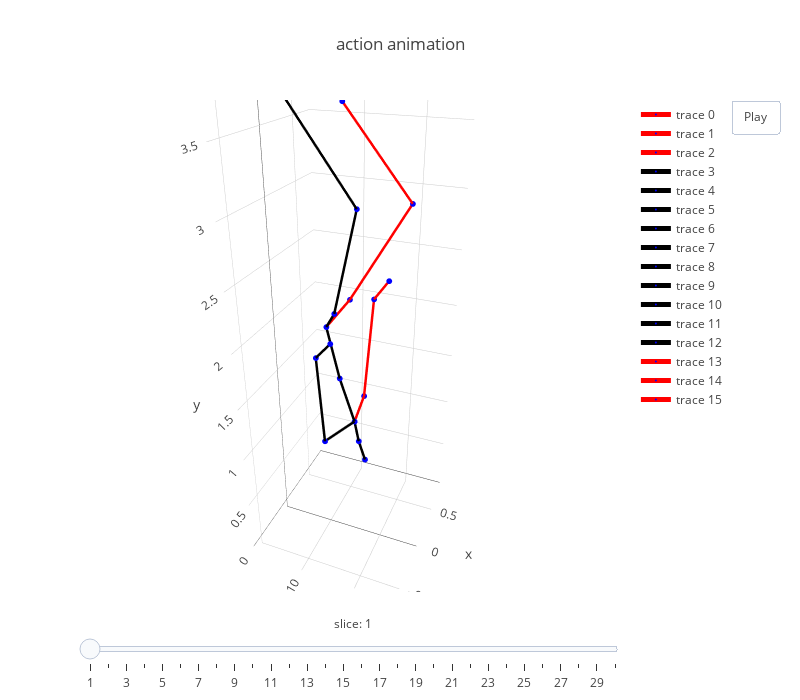

Notebook code cell kept with this figure:
### Code cell
obj_pts = pred_3d_world.reshape(-1, 3)
xmin = obj_pts[:,0].min(); xmax = obj_pts[:,0].max()
ymin = obj_pts[:,1].min(); ymax = obj_pts[:,1].max()
zmin = obj_pts[:,2].min(); zmax = obj_pts[:,2].max()

frames, layout = generate_frames_layout(pred_3d_world[::20], 
                                        dataset.skeleton(), 
                                        human36m_kpts_name, 
                                        x_range = [xmin, xmax], 
                                        y_range = [ymin, ymax], 
                                        z_range = [zmin, zmax])

fig = dict(data=get_line_3d_segs(pred_3d_world, 0, dataset.skeleton(), human36m_kpts_name), 
           layout=layout, frames=frames)
plotly.offline.iplot(fig)

### Figure 1 — Plotly figure (JSON) as saved in the notebook; plotly's stock layout.template omitted (floating-point values rounded to 4 significant figures)
{"data": [{"line": {"color": "red", "width": 5}, "marker": {"color": "blue", "size": 2}, "text": ["RHip"], "type": "scatter3d", "uid": "2606fd90-7bb5-410a-85b3-7b09e89a414b", "x": [0.1699, -0.002742], "y": [2.198, 2.012], "z": [10.13, 10.0]}, {"line": {"color": "red", "width": 5}, "marker": {"color": "blue", "size": 2}, "text": ["RKnee"], "type": "scatter3d", "uid": "fcee5d27-8569-45a6-be5d-7d72c6a72412", "x": [0.2152, 0.1699], "y": [3.006, 2.198], "z": [10.59, 10.13]}, {"line": {"color": "red", "width": 5}, "marker": {"color": "blue", "size": 2}, "text": ["RAnkle"], "type": "scatter3d", "uid": "b7f459a1-e0f4-4ac0-b87d-c063ec53dbe9", "x": [0.1902, 0.2152], "y": [3.66, 3.006], "z": [10.07, 10.59]}, {"line": {"color": "black", "width": 5}, "marker": {"color": "blue", "size": 2}, "text": ["LHip"], "type": "scatter3d", "uid": "b5055fc6-4ce6-4040-a52c-bff4cb609344", "x": [-0.1301, -0.002742], "y": [2.211, 2.012], "z": [10.13, 10.0]}, {"line": {"color": "black", "width": 5}, "marker": {"color": "blue", "size": 2}, "text": ["LKnee"], "type": "scatter3d", "uid": "87fc433a-6b89-4c40-9c50-108fdff8faf1", "x": [-0.1001, -0.1301], "y": [3.022, 2.211], "z": [10.29, 10.13]}, {"line": {"color": "black", "width": 5}, "marker": {"color": "blue", "size": 2}, "text": ["LAnkle"], "type": "scatter3d", "uid": "dac60e28-b50e-40dc-a59c-763130610fba", "x": [-0.04257, -0.1001], "y": [3.7, 3.022], "z": [9.751, 10.29]}, {"line": {"color": "black", "width": 5}, "marker": {"color": "blue", "size": 2}, "text": ["Spine1"], "type": "scatter3d", "uid": "e55bafc6-2733-42c4-99dd-0456b6f533fa", "x": [-0.0396, -0.002742], "y": [1.581, 2.012], "z": [10.13, 10.0]}, {"line": {"color": "black", "width": 5}, "marker": {"color": "blue", "size": 2}, "text": ["Neck"], "type": "scatter3d", "uid": "ea00d47f-345f-475d-9135-5c20f9166ae2", "x": [-0.03611, -0.0396], "y": [1.18, 1.581], "z": [10.26, 10.13]}, {"line": {"color": "black", "width": 5}, "marker": {"color": "blue", "size": 2}, "text": ["Head"], "type": "scatter3d", "uid": "a85796e0-93a8-40a0-bcd3-52c5c4e44a5f", "x": [-0.03411, -0.03611], "y": [0.9805, 1.18], "z": [10.29, 10.26]}, {"line": {"color": "black", "width": 5}, "marker": {"color": "blue", "size": 2}, "text": ["Site"], "type": "scatter3d", "uid": "05e32b33-53ee-4c8e-9778-84f8254c1e88", "x": [-0.02228, -0.03411], "y": [0.7854, 0.9805], "z": [10.35, 10.29]}, {"line": {"color": "black", "width": 5}, "marker": {"color": "blue", "size": 2}, "text": ["LShoulder"], "type": "scatter3d", "uid": "1aa595e8-122b-4e2d-bbee-2167cf990f0a", "x": [-0.4152, -0.03611], "y": [1.221, 1.18], "z": [10.16, 10.26]}, {"line": {"color": "black", "width": 5}, "marker": {"color": "blue", "size": 2}, "text": ["LElbow"], "type": "scatter3d", "uid": "c20822ba-0615-4e9f-bad4-65fbd8b8571e", "x": [-0.5634, -0.4152], "y": [2.075, 1.221], "z": [10.17, 10.16]}, {"line": {"color": "black", "width": 5}, "marker": {"color": "blue", "size": 2}, "text": ["LWrist"], "type": "scatter3d", "uid": "70029337-1929-4aba-82b3-77e7e7a14fbf", "x": [-0.6103, -0.5634], "y": [2.242, 2.075], "z": [10.31, 10.17]}, {"line": {"color": "red", "width": 5}, "marker": {"color": "blue", "size": 2}, "text": ["RShoulder"], "type": "scatter3d", "uid": "41fe0d7c-8dea-4905-9b0e-32d59bf1b687", "x": [0.3097, -0.03611], "y": [1.207, 1.18], "z": [10.21, 10.26]}, {"line": {"color": "red", "width": 5}, "marker": {"color": "blue", "size": 2}, "text": ["RElbow"], "type": "scatter3d", "uid": "391b72db-e316-4558-8748-fc2bce12df73", "x": [0.4542, 0.3097], "y": [2.096, 1.207], "z": [10.23, 10.21]}, {"line": {"color": "red", "width": 5}, "marker": {"color": "blue", "size": 2}, "text": ["RWrist"], "type": "scatter3d", "uid": "684bd17c-3c6c-4485-8043-31d1fb19863c", "x": [0.4902, 0.4542], "y": [2.265, 2.096], "z": [10.35, 10.23]}, {"line": {"color": "#1f77b4", "width": 1}, "marker": {"color": "#1f77b4", "size": 1}, "type": "scatter3d", "uid": "25822791-8f5a-4e12-91d8-c56ef74e80bb", "x": [], "y": [], "z": []}], "layout": {"autosize": false, "height": 700, "scene": {"aspectratio": {"x": 0.6493, "y": 1.748, "z": 0.6026}, "camera": {"eye": {"x": -1.743, "y": 1.071, "z": 0.71}, "up": {"x": 0, "y": 1, "z": 0}}, "xaxis": {"range": [-0.6396, 0.7977]}, "yaxis": {"range": [-0.09744, 3.772]}, "zaxis": {"range": [9.524, 10.86]}}, "sliders": [{"currentvalue": {"font": {"size": 12}, "prefix": "slice: ", "visible": true, "xanchor": "center"}, "len": 1, "steps": [{"args": [["frame1"], {"frame": {"duration": 70, "redraw": true}, "mode": "immediate", "transition": {"duration": 0}}], "label": "1", "method": "animate"}, {"args": [["frame2"], {"frame": {"duration": 70, "redraw": true}, "mode": "immediate", "transition": {"duration": 0}}], "label": "2", "method": "animate"}, {"args": [["frame3"], {"frame": {"duration": 70, "redraw": true}, "mode": "immediate", "transition": {"duration": 0}}], "label": "3", "method": "animate"}, {"args": [["frame4"], {"frame": {"duration": 70, "redraw": true}, "mode": "immediate", "transition": {"duration": 0}}], "label": "4", "method": "animate"}, {"args": [["frame5"], {"frame": {"duration": 70, "redraw": true}, "mode": "immediate", "transition": {"duration": 0}}], "label": "5", "method": "animate"}, {"args": [["frame6"], {"frame": {"duration": 70, "redraw": true}, "mode": "immediate", "transition": {"duration": 0}}], "label": "6", "method": "animate"}, {"args": [["frame7"], {"frame": {"duration": 70, "redraw": true}, "mode": "immediate", "transition": {"duration": 0}}], "label": "7", "method": "animate"}, {"args": [["frame8"], {"frame": {"duration": 70, "redraw": true}, "mode": "immediate", "transition": {"duration": 0}}], "label": "8", "method": "animate"}, {"args": [["frame9"], {"frame": {"duration": 70, "redraw": true}, "mode": "immediate", "transition": {"duration": 0}}], "label": "9", "method": "animate"}, {"args": [["frame10"], {"frame": {"duration": 70, "redraw": true}, "mode": "immediate", "transition": {"duration": 0}}], "label": "10", "method": "animate"}, {"args": [["frame11"], {"frame": {"duration": 70, "redraw": true}, "mode": "immediate", "transition": {"duration": 0}}], "label": "11", "method": "animate"}, {"args": [["frame12"], {"frame": {"duration": 70, "redraw": true}, "mode": "immediate", "transition": {"duration": 0}}], "label": "12", "method": "animate"}, {"args": [["frame13"], {"frame": {"duration": 70, "redraw": true}, "mode": "immediate", "transition": {"duration": 0}}], "label": "13", "method": "animate"}, {"args": [["frame14"], {"frame": {"duration": 70, "redraw": true}, "mode": "immediate", "transition": {"duration": 0}}], "label": "14", "method": "animate"}, {"args": [["frame15"], {"frame": {"duration": 70, "redraw": true}, "mode": "immediate", "transition": {"duration": 0}}], "label": "15", "method": "animate"}, {"args": [["frame16"], {"frame": {"duration": 70, "redraw": true}, "mode": "immediate", "transition": {"duration": 0}}], "label": "16", "method": "animate"}, {"args": [["frame17"], {"frame": {"duration": 70, "redraw": true}, "mode": "immediate", "transition": {"duration": 0}}], "label": "17", "method": "animate"}, {"args": [["frame18"], {"frame": {"duration": 70, "redraw": true}, "mode": "immediate", "transition": {"duration": 0}}], "label": "18", "method": "animate"}, {"args": [["frame19"], {"frame": {"duration": 70, "redraw": true}, "mode": "immediate", "transition": {"duration": 0}}], "label": "19", "method": "animate"}, {"args": [["frame20"], {"frame": {"duration": 70, "redraw": true}, "mode": "immediate", "transition": {"duration": 0}}], "label": "20", "method": "animate"}, {"args": [["frame21"], {"frame": {"duration": 70, "redraw": true}, "mode": "immediate", "transition": {"duration": 0}}], "label": "21", "method": "animate"}, {"args": [["frame22"], {"frame": {"duration": 70, "redraw": true}, "mode": "immediate", "transition": {"duration": 0}}], "label": "22", "method": "animate"}, {"args": [["frame23"], {"frame": {"duration": 70, "redraw": true}, "mode": "immediate", "transition": {"duration": 0}}], "label": "23", "method": "animate"}, {"args": [["frame24"], {"frame": {"duration": 70, "redraw": true}, "mode": "immediate", "transition": {"duration": 0}}], "label": "24", "method": "animate"}, {"args": [["frame25"], {"frame": {"duration": 70, "redraw": true}, "mode": "immediate", "transition": {"duration": 0}}], "label": "25", "method": "animate"}, {"args": [["frame26"], {"frame": {"duration": 70, "redraw": true}, "mode": "immediate", "transition": {"duration": 0}}], "label": "26", "method": "animate"}, {"args": [["frame27"], {"frame": {"duration": 70, "redraw": true}, "mode": "immediate", "transition": {"duration": 0}}], "label": "27", "method": "animate"}, {"args": [["frame28"], {"frame": {"duration": 70, "redraw": true}, "mode": "immediate", "transition": {"duration": 0}}], "label": "28", "method": "animate"}, {"args": [["frame29"], {"frame": {"duration": 70, "redraw": true}, "mode": "immediate", "transition": {"duration": 0}}], "label": "29", "method": "animate"}, {"args": [["frame30"], {"frame": {"duration": 70, "redraw": true}, "mode": "immediate", "transition": {"duration": 0}}], "label": "30", "method": "animate"}], "transition": {"duration": 0}, "x": 0, "y": 0}], "title": {"text": "action animation"}, "updatemenus": [{"buttons": [{"args": [null], "label": "Play", "method": "animate"}], "pad": {"r": 10, "t": 0}, "showactive": false, "type": "buttons", "x": 1.3, "xanchor": "right", "y": 1, "yanchor": "top"}], "width": 800}}
